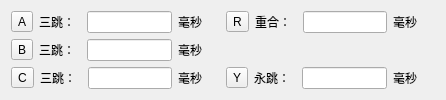
        <widget class="QWidget" name="tab_kg">
         <attribute name="title">
          <string>开关量</string>
         </attribute>
         <layout class="QGridLayout" name="gridLayout" rowstretch="1,1,1" columnstretch="1,1">
          <item row="0" column="0">
           <layout class="QHBoxLayout" name="horizontalLayout_23" stretch="1,1,2,1">
            <item>
             <widget class="QToolButton" name="toolButton">
              <property name="text">
               <string>A</string>
              </property>
             </widget>
            </item>
            <item>
             <widget class="QLabel" name="label_40">
              <property name="text">
               <string>三跳：</string>
              </property>
             </widget>
            </item>
            <item>
             <widget class="QLineEdit" name="lineEdit_19"/>
            </item>
            <item>
             <widget class="QLabel" name="label_41">
              <property name="text">
               <string>毫秒</string>
              </property>
             </widget>
            </item>
           </layout>
          </item>
          <item row="0" column="1">
           <layout class="QHBoxLayout" name="horizontalLayout_24" stretch="1,1,2,1">
            <item>
             <widget class="QToolButton" name="toolButton_2">
              <property name="text">
               <string>R</string>
              </property>
             </widget>
            </item>
            <item>
             <widget class="QLabel" name="label_42">
              <property name="text">
               <string>重合：</string>
              </property>
             </widget>
            </item>
            <item>
             <widget class="QLineEdit" name="lineEdit_20"/>
            </item>
            <item>
             <widget class="QLabel" name="label_43">
              <property name="text">
               <string>毫秒</string>
              </property>
             </widget>
            </item>
           </layout>
          </item>
          <item row="1" column="0">
           <layout class="QHBoxLayout" name="horizontalLayout_25" stretch="1,1,2,1">
            <item>
             <widget class="QToolButton" name="toolButton_3">
              <property name="text">
               <string>B</string>
              </property>
             </widget>
            </item>
            <item>
             <widget class="QLabel" name="label_44">
              <property name="text">
               <string>三跳：</string>
              </property>
             </widget>
            </item>
            <item>
             <widget class="QLineEdit" name="lineEdit_21"/>
            </item>
            <item>
             <widget class="QLabel" name="label_45">
              <property name="text">
               <string>毫秒</string>
              </property>
             </widget>
            </item>
           </layout>
          </item>
          <item row="1" column="1">
           <spacer name="verticalSpacer">
            <property name="orientation">
             <enum>Qt::Vertical</enum>
            </property>
            <property name="sizeHint" stdset="0">
             <size>
              <width>20</width>
              <height>21</height>
             </size>
            </property>
           </spacer>
          </item>
          <item row="2" column="0">
           <layout class="QHBoxLayout" name="horizontalLayout_26" stretch="1,1,2,1">
            <item>
             <widget class="QToolButton" name="toolButton_4">
              <property name="text">
               <string>C</string>
              </property>
             </widget>
            </item>
            <item>
             <widget class="QLabel" name="label_46">
              <property name="text">
               <string>三跳：</string>
              </property>
             </widget>
            </item>
            <item>
             <widget class="QLineEdit" name="lineEdit_22"/>
            </item>
            <item>
             <widget class="QLabel" name="label_47">
              <property name="text">
               <string>毫秒</string>
              </property>
             </widget>
            </item>
           </layout>
          </item>
          <item row="2" column="1">
           <layout class="QHBoxLayout" name="horizontalLayout_27" stretch="1,1,2,1">
            <item>
             <widget class="QToolButton" name="toolButton_5">
              <property name="text">
               <string>Y</string>
              </property>
             </widget>
            </item>
            <item>
             <widget class="QLabel" name="label_48">
              <property name="text">
               <string>永跳：</string>
              </property>
             </widget>
            </item>
            <item>
             <widget class="QLineEdit" name="lineEdit_23"/>
            </item>
            <item>
             <widget class="QLabel" name="label_49">
              <property name="text">
               <string>毫秒</string>
              </property>
             </widget>
            </item>
           </layout>
          </item>
         </layout>
        </widget>
